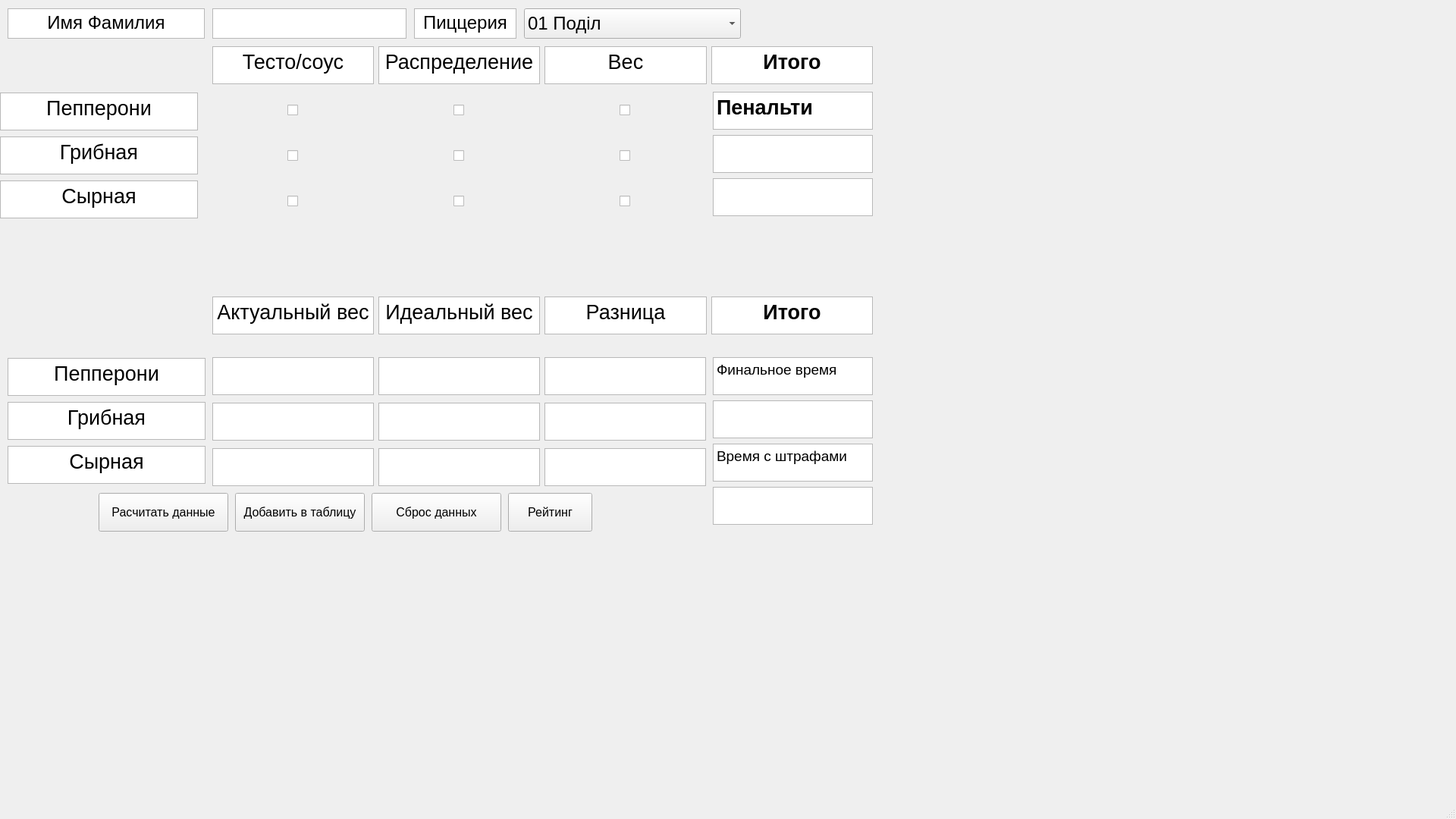
<?xml version="1.0" encoding="UTF-8"?>
<ui version="4.0">
 <class>MainWindow</class>
 <widget class="QMainWindow" name="MainWindow">
  <property name="geometry">
   <rect>
    <x>0</x>
    <y>0</y>
    <width>1920</width>
    <height>1080</height>
   </rect>
  </property>
  <property name="sizePolicy">
   <sizepolicy hsizetype="Maximum" vsizetype="Preferred">
    <horstretch>0</horstretch>
    <verstretch>0</verstretch>
   </sizepolicy>
  </property>
  <property name="minimumSize">
   <size>
    <width>250</width>
    <height>0</height>
   </size>
  </property>
  <property name="maximumSize">
   <size>
    <width>16777215</width>
    <height>16777215</height>
   </size>
  </property>
  <property name="windowTitle">
   <string>MainWindow</string>
  </property>
  <widget class="QWidget" name="centralwidget">
   <widget class="QWidget" name="horizontalLayoutWidget">
    <property name="geometry">
     <rect>
      <x>10</x>
      <y>10</y>
      <width>967</width>
      <height>42</height>
     </rect>
    </property>
    <layout class="QHBoxLayout" name="horizontalLayout">
     <property name="spacing">
      <number>10</number>
     </property>
     <property name="sizeConstraint">
      <enum>QLayout::SetMinimumSize</enum>
     </property>
     <item>
      <widget class="QTextBrowser" name="textNameSurname">
       <property name="sizePolicy">
        <sizepolicy hsizetype="Maximum" vsizetype="Maximum">
         <horstretch>0</horstretch>
         <verstretch>0</verstretch>
        </sizepolicy>
       </property>
       <property name="maximumSize">
        <size>
         <width>260</width>
         <height>40</height>
        </size>
       </property>
       <property name="baseSize">
        <size>
         <width>305</width>
         <height>200</height>
        </size>
       </property>
       <property name="html">
        <string>&lt;!DOCTYPE HTML PUBLIC &quot;-//W3C//DTD HTML 4.0//EN&quot; &quot;http://www.w3.org/TR/REC-html40/strict.dtd&quot;&gt;
&lt;html&gt;&lt;head&gt;&lt;meta name=&quot;qrichtext&quot; content=&quot;1&quot; /&gt;&lt;style type=&quot;text/css&quot;&gt;
p, li { white-space: pre-wrap; }
&lt;/style&gt;&lt;/head&gt;&lt;body style=&quot; font-family:'MS Shell Dlg 2'; font-size:8.25pt; font-weight:400; font-style:normal;&quot;&gt;
&lt;p align=&quot;center&quot; style=&quot; margin-top:0px; margin-bottom:0px; margin-left:0px; margin-right:0px; -qt-block-indent:0; text-indent:0px;&quot;&gt;&lt;span style=&quot; font-size:18pt;&quot;&gt;Имя Фамилия&lt;/span&gt;&lt;/p&gt;&lt;/body&gt;&lt;/html&gt;</string>
       </property>
      </widget>
     </item>
     <item>
      <widget class="QTextEdit" name="inputName">
       <property name="sizePolicy">
        <sizepolicy hsizetype="Maximum" vsizetype="Maximum">
         <horstretch>0</horstretch>
         <verstretch>0</verstretch>
        </sizepolicy>
       </property>
       <property name="maximumSize">
        <size>
         <width>16777215</width>
         <height>40</height>
        </size>
       </property>
       <property name="font">
        <font>
         <pointsize>18</pointsize>
        </font>
       </property>
       <property name="html">
        <string>&lt;!DOCTYPE HTML PUBLIC &quot;-//W3C//DTD HTML 4.0//EN&quot; &quot;http://www.w3.org/TR/REC-html40/strict.dtd&quot;&gt;
&lt;html&gt;&lt;head&gt;&lt;meta name=&quot;qrichtext&quot; content=&quot;1&quot; /&gt;&lt;style type=&quot;text/css&quot;&gt;
p, li { white-space: pre-wrap; }
&lt;/style&gt;&lt;/head&gt;&lt;body style=&quot; font-family:'MS Shell Dlg 2'; font-size:18pt; font-weight:400; font-style:normal;&quot;&gt;
&lt;p align=&quot;center&quot; style=&quot;-qt-paragraph-type:empty; margin-top:0px; margin-bottom:0px; margin-left:0px; margin-right:0px; -qt-block-indent:0; text-indent:0px; font-size:8.25pt;&quot;&gt;&lt;br /&gt;&lt;/p&gt;&lt;/body&gt;&lt;/html&gt;</string>
       </property>
      </widget>
     </item>
     <item>
      <widget class="QTextBrowser" name="textPizza">
       <property name="enabled">
        <bool>true</bool>
       </property>
       <property name="sizePolicy">
        <sizepolicy hsizetype="Maximum" vsizetype="Maximum">
         <horstretch>0</horstretch>
         <verstretch>0</verstretch>
        </sizepolicy>
       </property>
       <property name="maximumSize">
        <size>
         <width>135</width>
         <height>40</height>
        </size>
       </property>
       <property name="baseSize">
        <size>
         <width>75</width>
         <height>0</height>
        </size>
       </property>
       <property name="html">
        <string>&lt;!DOCTYPE HTML PUBLIC &quot;-//W3C//DTD HTML 4.0//EN&quot; &quot;http://www.w3.org/TR/REC-html40/strict.dtd&quot;&gt;
&lt;html&gt;&lt;head&gt;&lt;meta name=&quot;qrichtext&quot; content=&quot;1&quot; /&gt;&lt;style type=&quot;text/css&quot;&gt;
p, li { white-space: pre-wrap; }
&lt;/style&gt;&lt;/head&gt;&lt;body style=&quot; font-family:'MS Shell Dlg 2'; font-size:8.25pt; font-weight:400; font-style:normal;&quot;&gt;
&lt;p align=&quot;center&quot; style=&quot; margin-top:0px; margin-bottom:0px; margin-left:0px; margin-right:0px; -qt-block-indent:0; text-indent:0px;&quot;&gt;&lt;span style=&quot; font-size:18pt;&quot;&gt;Пиццерия&lt;/span&gt;&lt;/p&gt;&lt;/body&gt;&lt;/html&gt;</string>
       </property>
      </widget>
     </item>
     <item>
      <widget class="QComboBox" name="comboBoxPizza">
       <property name="enabled">
        <bool>true</bool>
       </property>
       <property name="sizePolicy">
        <sizepolicy hsizetype="Fixed" vsizetype="Fixed">
         <horstretch>0</horstretch>
         <verstretch>0</verstretch>
        </sizepolicy>
       </property>
       <property name="maximumSize">
        <size>
         <width>400</width>
         <height>40</height>
        </size>
       </property>
       <property name="font">
        <font>
         <pointsize>18</pointsize>
        </font>
       </property>
       <property name="locale">
        <locale language="Russian" country="Russia"/>
       </property>
       <property name="editable">
        <bool>false</bool>
       </property>
       <property name="currentText">
        <string>01 Поділ</string>
       </property>
       <property name="iconSize">
        <size>
         <width>24</width>
         <height>100</height>
        </size>
       </property>
       <item>
        <property name="text">
         <string>01 Поділ</string>
        </property>
       </item>
       <item>
        <property name="text">
         <string>02 Драгоманова</string>
        </property>
       </item>
       <item>
        <property name="text">
         <string>03 Героїв Сталінграду</string>
        </property>
       </item>
       <item>
        <property name="text">
         <string>04 Січових стільців</string>
        </property>
       </item>
       <item>
        <property name="text">
         <string>05 Харківське Шосе</string>
        </property>
       </item>
       <item>
        <property name="text">
         <string>07 Дарниця</string>
        </property>
       </item>
       <item>
        <property name="text">
         <string>08 Оболонський</string>
        </property>
       </item>
       <item>
        <property name="text">
         <string>09 Мишуги</string>
        </property>
       </item>
       <item>
        <property name="text">
         <string>10 Лівобережна</string>
        </property>
       </item>
       <item>
        <property name="text">
         <string>11 Басейна</string>
        </property>
       </item>
       <item>
        <property name="text">
         <string>12 Маяковського</string>
        </property>
       </item>
       <item>
        <property name="text">
         <string>13 Почайна</string>
        </property>
       </item>
       <item>
        <property name="text">
         <string>14 Бальзака</string>
        </property>
       </item>
       <item>
        <property name="text">
         <string>15 Лобановського</string>
        </property>
       </item>
       <item>
        <property name="text">
         <string>16 Гната Юри</string>
        </property>
       </item>
       <item>
        <property name="text">
         <string>17 Бойчука</string>
        </property>
       </item>
       <item>
        <property name="text">
         <string>18 Кірпи</string>
        </property>
       </item>
       <item>
        <property name="text">
         <string>19 Васильківська</string>
        </property>
       </item>
       <item>
        <property name="text">
         <string>20 Вишгородська</string>
        </property>
       </item>
       <item>
        <property name="text">
         <string>21 Святошино</string>
        </property>
       </item>
       <item>
        <property name="text">
         <string>22 Перова</string>
        </property>
       </item>
       <item>
        <property name="text">
         <string>23 Борщагівська</string>
        </property>
       </item>
       <item>
        <property name="text">
         <string>24 Ільєнка</string>
        </property>
       </item>
       <item>
        <property name="text">
         <string>25 Ахматової</string>
        </property>
       </item>
       <item>
        <property name="text">
         <string>26 Вільямса</string>
        </property>
       </item>
       <item>
        <property name="text">
         <string>27 Єфремова</string>
        </property>
       </item>
       <item>
        <property name="text">
         <string>28 Терещенківська</string>
        </property>
       </item>
       <item>
        <property name="text">
         <string>29 Гусовського</string>
        </property>
       </item>
       <item>
        <property name="text">
         <string>30 Світлицького</string>
        </property>
       </item>
       <item>
        <property name="text">
         <string>31 Сосніних</string>
        </property>
       </item>
       <item>
        <property name="text">
         <string>32 Антоновича</string>
        </property>
       </item>
       <item>
        <property name="text">
         <string>33 Щербаківського</string>
        </property>
       </item>
       <item>
        <property name="text">
         <string>34 ВДНГ</string>
        </property>
       </item>
       <item>
        <property name="text">
         <string>35 Відрадний</string>
        </property>
       </item>
       <item>
        <property name="text">
         <string>36 Алматинська</string>
        </property>
       </item>
       <item>
        <property name="text">
         <string>37 Солом'янська</string>
        </property>
       </item>
       <item>
        <property name="text">
         <string>38 Науки</string>
        </property>
       </item>
       <item>
        <property name="text">
         <string>39 Гончара</string>
        </property>
       </item>
       <item>
        <property name="text">
         <string>40 Полярна</string>
        </property>
       </item>
       <item>
        <property name="text">
         <string>41 Дорогожицька</string>
        </property>
       </item>
       <item>
        <property name="text">
         <string>42 Мілютенка</string>
        </property>
       </item>
       <item>
        <property name="text">
         <string>43 Порика</string>
        </property>
       </item>
       <item>
        <property name="text">
         <string>44 КПІ</string>
        </property>
       </item>
       <item>
        <property name="text">
         <string>45 Республіка</string>
        </property>
       </item>
      </widget>
     </item>
    </layout>
   </widget>
   <widget class="QWidget" name="horizontalLayoutWidget_2">
    <property name="geometry">
     <rect>
      <x>280</x>
      <y>60</y>
      <width>871</width>
      <height>52</height>
     </rect>
    </property>
    <layout class="QHBoxLayout" name="horizontalLayout_2">
     <property name="sizeConstraint">
      <enum>QLayout::SetNoConstraint</enum>
     </property>
     <item>
      <widget class="QTextBrowser" name="textDoughAndSauce">
       <property name="sizePolicy">
        <sizepolicy hsizetype="Maximum" vsizetype="Maximum">
         <horstretch>0</horstretch>
         <verstretch>0</verstretch>
        </sizepolicy>
       </property>
       <property name="maximumSize">
        <size>
         <width>16777215</width>
         <height>50</height>
        </size>
       </property>
       <property name="html">
        <string>&lt;!DOCTYPE HTML PUBLIC &quot;-//W3C//DTD HTML 4.0//EN&quot; &quot;http://www.w3.org/TR/REC-html40/strict.dtd&quot;&gt;
&lt;html&gt;&lt;head&gt;&lt;meta name=&quot;qrichtext&quot; content=&quot;1&quot; /&gt;&lt;style type=&quot;text/css&quot;&gt;
p, li { white-space: pre-wrap; }
&lt;/style&gt;&lt;/head&gt;&lt;body style=&quot; font-family:'MS Shell Dlg 2'; font-size:8.25pt; font-weight:400; font-style:normal;&quot;&gt;
&lt;p align=&quot;center&quot; style=&quot; margin-top:0px; margin-bottom:0px; margin-left:0px; margin-right:0px; -qt-block-indent:0; text-indent:0px;&quot;&gt;&lt;span style=&quot; font-size:20pt;&quot;&gt;Тесто/соус&lt;/span&gt;&lt;/p&gt;&lt;/body&gt;&lt;/html&gt;</string>
       </property>
      </widget>
     </item>
     <item>
      <widget class="QTextBrowser" name="textDistribution">
       <property name="sizePolicy">
        <sizepolicy hsizetype="Expanding" vsizetype="Maximum">
         <horstretch>0</horstretch>
         <verstretch>0</verstretch>
        </sizepolicy>
       </property>
       <property name="maximumSize">
        <size>
         <width>16777215</width>
         <height>50</height>
        </size>
       </property>
       <property name="html">
        <string>&lt;!DOCTYPE HTML PUBLIC &quot;-//W3C//DTD HTML 4.0//EN&quot; &quot;http://www.w3.org/TR/REC-html40/strict.dtd&quot;&gt;
&lt;html&gt;&lt;head&gt;&lt;meta name=&quot;qrichtext&quot; content=&quot;1&quot; /&gt;&lt;style type=&quot;text/css&quot;&gt;
p, li { white-space: pre-wrap; }
&lt;/style&gt;&lt;/head&gt;&lt;body style=&quot; font-family:'MS Shell Dlg 2'; font-size:8.25pt; font-weight:400; font-style:normal;&quot;&gt;
&lt;p align=&quot;center&quot; style=&quot; margin-top:0px; margin-bottom:0px; margin-left:0px; margin-right:0px; -qt-block-indent:0; text-indent:0px;&quot;&gt;&lt;span style=&quot; font-size:20pt;&quot;&gt;Распределение&lt;/span&gt;&lt;/p&gt;&lt;/body&gt;&lt;/html&gt;</string>
       </property>
      </widget>
     </item>
     <item>
      <widget class="QTextBrowser" name="textWeight">
       <property name="sizePolicy">
        <sizepolicy hsizetype="Expanding" vsizetype="Maximum">
         <horstretch>0</horstretch>
         <verstretch>0</verstretch>
        </sizepolicy>
       </property>
       <property name="maximumSize">
        <size>
         <width>16777215</width>
         <height>50</height>
        </size>
       </property>
       <property name="html">
        <string>&lt;!DOCTYPE HTML PUBLIC &quot;-//W3C//DTD HTML 4.0//EN&quot; &quot;http://www.w3.org/TR/REC-html40/strict.dtd&quot;&gt;
&lt;html&gt;&lt;head&gt;&lt;meta name=&quot;qrichtext&quot; content=&quot;1&quot; /&gt;&lt;style type=&quot;text/css&quot;&gt;
p, li { white-space: pre-wrap; }
&lt;/style&gt;&lt;/head&gt;&lt;body style=&quot; font-family:'MS Shell Dlg 2'; font-size:8.25pt; font-weight:400; font-style:normal;&quot;&gt;
&lt;p align=&quot;center&quot; style=&quot; margin-top:0px; margin-bottom:0px; margin-left:0px; margin-right:0px; -qt-block-indent:0; text-indent:0px;&quot;&gt;&lt;span style=&quot; font-size:20pt;&quot;&gt;Вес&lt;/span&gt;&lt;/p&gt;&lt;/body&gt;&lt;/html&gt;</string>
       </property>
      </widget>
     </item>
     <item>
      <widget class="QTextBrowser" name="textTotal">
       <property name="sizePolicy">
        <sizepolicy hsizetype="Expanding" vsizetype="Maximum">
         <horstretch>0</horstretch>
         <verstretch>0</verstretch>
        </sizepolicy>
       </property>
       <property name="maximumSize">
        <size>
         <width>16777215</width>
         <height>50</height>
        </size>
       </property>
       <property name="html">
        <string>&lt;!DOCTYPE HTML PUBLIC &quot;-//W3C//DTD HTML 4.0//EN&quot; &quot;http://www.w3.org/TR/REC-html40/strict.dtd&quot;&gt;
&lt;html&gt;&lt;head&gt;&lt;meta name=&quot;qrichtext&quot; content=&quot;1&quot; /&gt;&lt;style type=&quot;text/css&quot;&gt;
p, li { white-space: pre-wrap; }
&lt;/style&gt;&lt;/head&gt;&lt;body style=&quot; font-family:'MS Shell Dlg 2'; font-size:8.25pt; font-weight:400; font-style:normal;&quot;&gt;
&lt;p align=&quot;center&quot; style=&quot; margin-top:0px; margin-bottom:0px; margin-left:0px; margin-right:0px; -qt-block-indent:0; text-indent:0px;&quot;&gt;&lt;span style=&quot; font-size:20pt; font-weight:600;&quot;&gt;Итого&lt;/span&gt;&lt;/p&gt;&lt;/body&gt;&lt;/html&gt;</string>
       </property>
      </widget>
     </item>
    </layout>
   </widget>
   <widget class="QWidget" name="verticalLayoutWidget">
    <property name="geometry">
     <rect>
      <x>0</x>
      <y>120</y>
      <width>261</width>
      <height>171</height>
     </rect>
    </property>
    <layout class="QVBoxLayout" name="verticalLayout">
     <item>
      <widget class="QTextBrowser" name="textBrowser_8">
       <property name="sizePolicy">
        <sizepolicy hsizetype="Expanding" vsizetype="Maximum">
         <horstretch>0</horstretch>
         <verstretch>0</verstretch>
        </sizepolicy>
       </property>
       <property name="maximumSize">
        <size>
         <width>16777215</width>
         <height>50</height>
        </size>
       </property>
       <property name="markdown">
        <string>Пепперони

</string>
       </property>
       <property name="html">
        <string>&lt;!DOCTYPE HTML PUBLIC &quot;-//W3C//DTD HTML 4.0//EN&quot; &quot;http://www.w3.org/TR/REC-html40/strict.dtd&quot;&gt;
&lt;html&gt;&lt;head&gt;&lt;meta name=&quot;qrichtext&quot; content=&quot;1&quot; /&gt;&lt;style type=&quot;text/css&quot;&gt;
p, li { white-space: pre-wrap; }
&lt;/style&gt;&lt;/head&gt;&lt;body style=&quot; font-family:'MS Shell Dlg 2'; font-size:8.25pt; font-weight:400; font-style:normal;&quot;&gt;
&lt;p align=&quot;center&quot; style=&quot; margin-top:5px; margin-bottom:5px; margin-left:0px; margin-right:0px; -qt-block-indent:0; text-indent:0px;&quot;&gt;&lt;span style=&quot; font-size:20pt;&quot;&gt;Пепперони&lt;/span&gt;&lt;/p&gt;&lt;/body&gt;&lt;/html&gt;</string>
       </property>
      </widget>
     </item>
     <item>
      <widget class="QTextBrowser" name="textBrowser_7">
       <property name="maximumSize">
        <size>
         <width>16777215</width>
         <height>50</height>
        </size>
       </property>
       <property name="markdown">
        <string>Грибная

</string>
       </property>
       <property name="html">
        <string>&lt;!DOCTYPE HTML PUBLIC &quot;-//W3C//DTD HTML 4.0//EN&quot; &quot;http://www.w3.org/TR/REC-html40/strict.dtd&quot;&gt;
&lt;html&gt;&lt;head&gt;&lt;meta name=&quot;qrichtext&quot; content=&quot;1&quot; /&gt;&lt;style type=&quot;text/css&quot;&gt;
p, li { white-space: pre-wrap; }
&lt;/style&gt;&lt;/head&gt;&lt;body style=&quot; font-family:'MS Shell Dlg 2'; font-size:8.25pt; font-weight:400; font-style:normal;&quot;&gt;
&lt;p align=&quot;center&quot; style=&quot; margin-top:5px; margin-bottom:5px; margin-left:0px; margin-right:0px; -qt-block-indent:0; text-indent:0px;&quot;&gt;&lt;span style=&quot; font-size:20pt;&quot;&gt;Грибная&lt;/span&gt;&lt;/p&gt;&lt;/body&gt;&lt;/html&gt;</string>
       </property>
      </widget>
     </item>
     <item>
      <widget class="QTextBrowser" name="textBrowser_9">
       <property name="maximumSize">
        <size>
         <width>16777215</width>
         <height>50</height>
        </size>
       </property>
       <property name="markdown">
        <string>Сырная

</string>
       </property>
       <property name="html">
        <string>&lt;!DOCTYPE HTML PUBLIC &quot;-//W3C//DTD HTML 4.0//EN&quot; &quot;http://www.w3.org/TR/REC-html40/strict.dtd&quot;&gt;
&lt;html&gt;&lt;head&gt;&lt;meta name=&quot;qrichtext&quot; content=&quot;1&quot; /&gt;&lt;style type=&quot;text/css&quot;&gt;
p, li { white-space: pre-wrap; }
&lt;/style&gt;&lt;/head&gt;&lt;body style=&quot; font-family:'MS Shell Dlg 2'; font-size:8.25pt; font-weight:400; font-style:normal;&quot;&gt;
&lt;p align=&quot;center&quot; style=&quot; margin-top:5px; margin-bottom:5px; margin-left:0px; margin-right:0px; -qt-block-indent:0; text-indent:0px;&quot;&gt;&lt;span style=&quot; font-size:20pt;&quot;&gt;Сырная&lt;/span&gt;&lt;/p&gt;&lt;/body&gt;&lt;/html&gt;</string>
       </property>
      </widget>
     </item>
    </layout>
   </widget>
   <widget class="QWidget" name="horizontalLayoutWidget_3">
    <property name="geometry">
     <rect>
      <x>280</x>
      <y>120</y>
      <width>651</width>
      <height>51</height>
     </rect>
    </property>
    <layout class="QHBoxLayout" name="horizontalLayout_3">
     <item>
      <layout class="QHBoxLayout" name="horizontalLayout_5">
       <item alignment="Qt::AlignHCenter">
        <widget class="QCheckBox" name="checkBoxPapperoniDoughAndSauce">
         <property name="enabled">
          <bool>true</bool>
         </property>
         <property name="text">
          <string/>
         </property>
        </widget>
       </item>
      </layout>
     </item>
     <item>
      <layout class="QHBoxLayout" name="horizontalLayout_6">
       <item alignment="Qt::AlignHCenter">
        <widget class="QCheckBox" name="checkBoxPapperoniDistribution">
         <property name="text">
          <string/>
         </property>
        </widget>
       </item>
      </layout>
     </item>
     <item>
      <layout class="QHBoxLayout" name="horizontalLayout_7">
       <item alignment="Qt::AlignHCenter">
        <widget class="QCheckBox" name="checkBoxPapperoniWeight">
         <property name="text">
          <string/>
         </property>
        </widget>
       </item>
      </layout>
     </item>
    </layout>
   </widget>
   <widget class="QWidget" name="horizontalLayoutWidget_7">
    <property name="geometry">
     <rect>
      <x>280</x>
      <y>180</y>
      <width>651</width>
      <height>51</height>
     </rect>
    </property>
    <layout class="QHBoxLayout" name="horizontalLayout_8">
     <item>
      <layout class="QHBoxLayout" name="horizontalLayout_9">
       <item alignment="Qt::AlignHCenter">
        <widget class="QCheckBox" name="checkBoxMushroomDoughAndSauce">
         <property name="text">
          <string/>
         </property>
        </widget>
       </item>
      </layout>
     </item>
     <item>
      <layout class="QHBoxLayout" name="horizontalLayout_10">
       <item alignment="Qt::AlignHCenter">
        <widget class="QCheckBox" name="checkBoxMushroomDistribution">
         <property name="text">
          <string/>
         </property>
        </widget>
       </item>
      </layout>
     </item>
     <item>
      <layout class="QHBoxLayout" name="horizontalLayout_11">
       <item alignment="Qt::AlignHCenter">
        <widget class="QCheckBox" name="checkBoxMushroomWeight">
         <property name="text">
          <string/>
         </property>
        </widget>
       </item>
      </layout>
     </item>
    </layout>
   </widget>
   <widget class="QWidget" name="horizontalLayoutWidget_8">
    <property name="geometry">
     <rect>
      <x>280</x>
      <y>240</y>
      <width>651</width>
      <height>51</height>
     </rect>
    </property>
    <layout class="QHBoxLayout" name="horizontalLayout_12">
     <item>
      <layout class="QHBoxLayout" name="horizontalLayout_13">
       <item alignment="Qt::AlignHCenter">
        <widget class="QCheckBox" name="checkBoxCheeseDoughAndSauce">
         <property name="text">
          <string/>
         </property>
        </widget>
       </item>
      </layout>
     </item>
     <item>
      <layout class="QHBoxLayout" name="horizontalLayout_14">
       <item alignment="Qt::AlignHCenter">
        <widget class="QCheckBox" name="checkBoxCheeseDistribution">
         <property name="text">
          <string/>
         </property>
        </widget>
       </item>
      </layout>
     </item>
     <item>
      <layout class="QHBoxLayout" name="horizontalLayout_15">
       <item alignment="Qt::AlignHCenter">
        <widget class="QCheckBox" name="checkBoxCheeseWeight">
         <property name="text">
          <string/>
         </property>
        </widget>
       </item>
      </layout>
     </item>
    </layout>
   </widget>
   <widget class="QWidget" name="verticalLayoutWidget_2">
    <property name="geometry">
     <rect>
      <x>940</x>
      <y>120</y>
      <width>211</width>
      <height>166</height>
     </rect>
    </property>
    <layout class="QVBoxLayout" name="verticalLayout_2">
     <item>
      <widget class="QTextBrowser" name="textBrowser_10">
       <property name="sizePolicy">
        <sizepolicy hsizetype="Expanding" vsizetype="Maximum">
         <horstretch>0</horstretch>
         <verstretch>0</verstretch>
        </sizepolicy>
       </property>
       <property name="maximumSize">
        <size>
         <width>16777215</width>
         <height>50</height>
        </size>
       </property>
       <property name="html">
        <string>&lt;!DOCTYPE HTML PUBLIC &quot;-//W3C//DTD HTML 4.0//EN&quot; &quot;http://www.w3.org/TR/REC-html40/strict.dtd&quot;&gt;
&lt;html&gt;&lt;head&gt;&lt;meta name=&quot;qrichtext&quot; content=&quot;1&quot; /&gt;&lt;style type=&quot;text/css&quot;&gt;
p, li { white-space: pre-wrap; }
&lt;/style&gt;&lt;/head&gt;&lt;body style=&quot; font-family:'MS Shell Dlg 2'; font-size:8.25pt; font-weight:400; font-style:normal;&quot;&gt;
&lt;p style=&quot; margin-top:0px; margin-bottom:0px; margin-left:0px; margin-right:0px; -qt-block-indent:0; text-indent:0px;&quot;&gt;&lt;span style=&quot; font-size:20pt; font-weight:600;&quot;&gt;Пенальти&lt;/span&gt;&lt;/p&gt;&lt;/body&gt;&lt;/html&gt;</string>
       </property>
      </widget>
     </item>
     <item>
      <widget class="QTextBrowser" name="textPenalty">
       <property name="maximumSize">
        <size>
         <width>16777215</width>
         <height>50</height>
        </size>
       </property>
       <property name="font">
        <font>
         <pointsize>18</pointsize>
        </font>
       </property>
       <property name="html">
        <string>&lt;!DOCTYPE HTML PUBLIC &quot;-//W3C//DTD HTML 4.0//EN&quot; &quot;http://www.w3.org/TR/REC-html40/strict.dtd&quot;&gt;
&lt;html&gt;&lt;head&gt;&lt;meta name=&quot;qrichtext&quot; content=&quot;1&quot; /&gt;&lt;style type=&quot;text/css&quot;&gt;
p, li { white-space: pre-wrap; }
&lt;/style&gt;&lt;/head&gt;&lt;body style=&quot; font-family:'MS Shell Dlg 2'; font-size:18pt; font-weight:400; font-style:normal;&quot;&gt;
&lt;p style=&quot;-qt-paragraph-type:empty; margin-top:0px; margin-bottom:0px; margin-left:0px; margin-right:0px; -qt-block-indent:0; text-indent:0px;&quot;&gt;&lt;br /&gt;&lt;/p&gt;&lt;/body&gt;&lt;/html&gt;</string>
       </property>
      </widget>
     </item>
     <item>
      <widget class="QTextBrowser" name="textPenaltyTime">
       <property name="sizePolicy">
        <sizepolicy hsizetype="Expanding" vsizetype="Maximum">
         <horstretch>0</horstretch>
         <verstretch>0</verstretch>
        </sizepolicy>
       </property>
       <property name="maximumSize">
        <size>
         <width>16777215</width>
         <height>50</height>
        </size>
       </property>
       <property name="font">
        <font>
         <pointsize>18</pointsize>
        </font>
       </property>
       <property name="html">
        <string>&lt;!DOCTYPE HTML PUBLIC &quot;-//W3C//DTD HTML 4.0//EN&quot; &quot;http://www.w3.org/TR/REC-html40/strict.dtd&quot;&gt;
&lt;html&gt;&lt;head&gt;&lt;meta name=&quot;qrichtext&quot; content=&quot;1&quot; /&gt;&lt;style type=&quot;text/css&quot;&gt;
p, li { white-space: pre-wrap; }
&lt;/style&gt;&lt;/head&gt;&lt;body style=&quot; font-family:'MS Shell Dlg 2'; font-size:18pt; font-weight:400; font-style:normal;&quot;&gt;
&lt;p style=&quot;-qt-paragraph-type:empty; margin-top:0px; margin-bottom:0px; margin-left:0px; margin-right:0px; -qt-block-indent:0; text-indent:0px;&quot;&gt;&lt;br /&gt;&lt;/p&gt;&lt;/body&gt;&lt;/html&gt;</string>
       </property>
      </widget>
     </item>
    </layout>
   </widget>
   <widget class="QWidget" name="verticalLayoutWidget_3">
    <property name="geometry">
     <rect>
      <x>10</x>
      <y>470</y>
      <width>261</width>
      <height>171</height>
     </rect>
    </property>
    <layout class="QVBoxLayout" name="verticalLayout_3">
     <item>
      <widget class="QTextBrowser" name="textBrowser_14">
       <property name="sizePolicy">
        <sizepolicy hsizetype="Expanding" vsizetype="Maximum">
         <horstretch>0</horstretch>
         <verstretch>0</verstretch>
        </sizepolicy>
       </property>
       <property name="maximumSize">
        <size>
         <width>16777215</width>
         <height>50</height>
        </size>
       </property>
       <property name="markdown">
        <string>Пепперони

</string>
       </property>
       <property name="html">
        <string>&lt;!DOCTYPE HTML PUBLIC &quot;-//W3C//DTD HTML 4.0//EN&quot; &quot;http://www.w3.org/TR/REC-html40/strict.dtd&quot;&gt;
&lt;html&gt;&lt;head&gt;&lt;meta name=&quot;qrichtext&quot; content=&quot;1&quot; /&gt;&lt;style type=&quot;text/css&quot;&gt;
p, li { white-space: pre-wrap; }
&lt;/style&gt;&lt;/head&gt;&lt;body style=&quot; font-family:'MS Shell Dlg 2'; font-size:8.25pt; font-weight:400; font-style:normal;&quot;&gt;
&lt;p align=&quot;center&quot; style=&quot; margin-top:5px; margin-bottom:5px; margin-left:0px; margin-right:0px; -qt-block-indent:0; text-indent:0px;&quot;&gt;&lt;span style=&quot; font-size:20pt;&quot;&gt;Пепперони&lt;/span&gt;&lt;/p&gt;&lt;/body&gt;&lt;/html&gt;</string>
       </property>
      </widget>
     </item>
     <item>
      <widget class="QTextBrowser" name="textBrowser_15">
       <property name="maximumSize">
        <size>
         <width>16777215</width>
         <height>50</height>
        </size>
       </property>
       <property name="markdown">
        <string>Грибная

</string>
       </property>
       <property name="html">
        <string>&lt;!DOCTYPE HTML PUBLIC &quot;-//W3C//DTD HTML 4.0//EN&quot; &quot;http://www.w3.org/TR/REC-html40/strict.dtd&quot;&gt;
&lt;html&gt;&lt;head&gt;&lt;meta name=&quot;qrichtext&quot; content=&quot;1&quot; /&gt;&lt;style type=&quot;text/css&quot;&gt;
p, li { white-space: pre-wrap; }
&lt;/style&gt;&lt;/head&gt;&lt;body style=&quot; font-family:'MS Shell Dlg 2'; font-size:8.25pt; font-weight:400; font-style:normal;&quot;&gt;
&lt;p align=&quot;center&quot; style=&quot; margin-top:5px; margin-bottom:5px; margin-left:0px; margin-right:0px; -qt-block-indent:0; text-indent:0px;&quot;&gt;&lt;span style=&quot; font-size:20pt;&quot;&gt;Грибная&lt;/span&gt;&lt;/p&gt;&lt;/body&gt;&lt;/html&gt;</string>
       </property>
      </widget>
     </item>
     <item>
      <widget class="QTextBrowser" name="textBrowser_16">
       <property name="maximumSize">
        <size>
         <width>16777215</width>
         <height>50</height>
        </size>
       </property>
       <property name="markdown">
        <string>Сырная

</string>
       </property>
       <property name="html">
        <string>&lt;!DOCTYPE HTML PUBLIC &quot;-//W3C//DTD HTML 4.0//EN&quot; &quot;http://www.w3.org/TR/REC-html40/strict.dtd&quot;&gt;
&lt;html&gt;&lt;head&gt;&lt;meta name=&quot;qrichtext&quot; content=&quot;1&quot; /&gt;&lt;style type=&quot;text/css&quot;&gt;
p, li { white-space: pre-wrap; }
&lt;/style&gt;&lt;/head&gt;&lt;body style=&quot; font-family:'MS Shell Dlg 2'; font-size:8.25pt; font-weight:400; font-style:normal;&quot;&gt;
&lt;p align=&quot;center&quot; style=&quot; margin-top:5px; margin-bottom:5px; margin-left:0px; margin-right:0px; -qt-block-indent:0; text-indent:0px;&quot;&gt;&lt;span style=&quot; font-size:20pt;&quot;&gt;Сырная&lt;/span&gt;&lt;/p&gt;&lt;/body&gt;&lt;/html&gt;</string>
       </property>
      </widget>
     </item>
    </layout>
   </widget>
   <widget class="QWidget" name="horizontalLayoutWidget_9">
    <property name="geometry">
     <rect>
      <x>280</x>
      <y>390</y>
      <width>871</width>
      <height>52</height>
     </rect>
    </property>
    <layout class="QHBoxLayout" name="horizontalLayout_16">
     <property name="sizeConstraint">
      <enum>QLayout::SetNoConstraint</enum>
     </property>
     <item>
      <widget class="QTextBrowser" name="textBrowser_17">
       <property name="maximumSize">
        <size>
         <width>16777215</width>
         <height>50</height>
        </size>
       </property>
       <property name="html">
        <string>&lt;!DOCTYPE HTML PUBLIC &quot;-//W3C//DTD HTML 4.0//EN&quot; &quot;http://www.w3.org/TR/REC-html40/strict.dtd&quot;&gt;
&lt;html&gt;&lt;head&gt;&lt;meta name=&quot;qrichtext&quot; content=&quot;1&quot; /&gt;&lt;style type=&quot;text/css&quot;&gt;
p, li { white-space: pre-wrap; }
&lt;/style&gt;&lt;/head&gt;&lt;body style=&quot; font-family:'MS Shell Dlg 2'; font-size:8.25pt; font-weight:400; font-style:normal;&quot;&gt;
&lt;p align=&quot;center&quot; style=&quot; margin-top:0px; margin-bottom:0px; margin-left:0px; margin-right:0px; -qt-block-indent:0; text-indent:0px;&quot;&gt;&lt;span style=&quot; font-size:20pt;&quot;&gt;Актуальный вес&lt;/span&gt;&lt;/p&gt;&lt;/body&gt;&lt;/html&gt;</string>
       </property>
      </widget>
     </item>
     <item>
      <widget class="QTextBrowser" name="textBrowser_18">
       <property name="maximumSize">
        <size>
         <width>16777215</width>
         <height>50</height>
        </size>
       </property>
       <property name="html">
        <string>&lt;!DOCTYPE HTML PUBLIC &quot;-//W3C//DTD HTML 4.0//EN&quot; &quot;http://www.w3.org/TR/REC-html40/strict.dtd&quot;&gt;
&lt;html&gt;&lt;head&gt;&lt;meta name=&quot;qrichtext&quot; content=&quot;1&quot; /&gt;&lt;style type=&quot;text/css&quot;&gt;
p, li { white-space: pre-wrap; }
&lt;/style&gt;&lt;/head&gt;&lt;body style=&quot; font-family:'MS Shell Dlg 2'; font-size:8.25pt; font-weight:400; font-style:normal;&quot;&gt;
&lt;p align=&quot;center&quot; style=&quot; margin-top:0px; margin-bottom:0px; margin-left:0px; margin-right:0px; -qt-block-indent:0; text-indent:0px;&quot;&gt;&lt;span style=&quot; font-size:20pt;&quot;&gt;Идеальный вес&lt;/span&gt;&lt;/p&gt;&lt;/body&gt;&lt;/html&gt;</string>
       </property>
      </widget>
     </item>
     <item>
      <widget class="QTextBrowser" name="textBrowser_19">
       <property name="maximumSize">
        <size>
         <width>16777215</width>
         <height>50</height>
        </size>
       </property>
       <property name="html">
        <string>&lt;!DOCTYPE HTML PUBLIC &quot;-//W3C//DTD HTML 4.0//EN&quot; &quot;http://www.w3.org/TR/REC-html40/strict.dtd&quot;&gt;
&lt;html&gt;&lt;head&gt;&lt;meta name=&quot;qrichtext&quot; content=&quot;1&quot; /&gt;&lt;style type=&quot;text/css&quot;&gt;
p, li { white-space: pre-wrap; }
&lt;/style&gt;&lt;/head&gt;&lt;body style=&quot; font-family:'MS Shell Dlg 2'; font-size:8.25pt; font-weight:400; font-style:normal;&quot;&gt;
&lt;p align=&quot;center&quot; style=&quot; margin-top:0px; margin-bottom:0px; margin-left:0px; margin-right:0px; -qt-block-indent:0; text-indent:0px;&quot;&gt;&lt;span style=&quot; font-size:20pt;&quot;&gt;Разница&lt;/span&gt;&lt;/p&gt;&lt;/body&gt;&lt;/html&gt;</string>
       </property>
      </widget>
     </item>
     <item>
      <widget class="QTextBrowser" name="textBrowser_20">
       <property name="maximumSize">
        <size>
         <width>16777215</width>
         <height>50</height>
        </size>
       </property>
       <property name="html">
        <string>&lt;!DOCTYPE HTML PUBLIC &quot;-//W3C//DTD HTML 4.0//EN&quot; &quot;http://www.w3.org/TR/REC-html40/strict.dtd&quot;&gt;
&lt;html&gt;&lt;head&gt;&lt;meta name=&quot;qrichtext&quot; content=&quot;1&quot; /&gt;&lt;style type=&quot;text/css&quot;&gt;
p, li { white-space: pre-wrap; }
&lt;/style&gt;&lt;/head&gt;&lt;body style=&quot; font-family:'MS Shell Dlg 2'; font-size:8.25pt; font-weight:400; font-style:normal;&quot;&gt;
&lt;p align=&quot;center&quot; style=&quot; margin-top:0px; margin-bottom:0px; margin-left:0px; margin-right:0px; -qt-block-indent:0; text-indent:0px;&quot;&gt;&lt;span style=&quot; font-size:20pt; font-weight:600;&quot;&gt;Итого&lt;/span&gt;&lt;/p&gt;&lt;/body&gt;&lt;/html&gt;</string>
       </property>
      </widget>
     </item>
    </layout>
   </widget>
   <widget class="QWidget" name="horizontalLayoutWidget_10">
    <property name="geometry">
     <rect>
      <x>280</x>
      <y>470</y>
      <width>651</width>
      <height>52</height>
     </rect>
    </property>
    <layout class="QHBoxLayout" name="horizontalLayout_17">
     <item>
      <widget class="QTextEdit" name="papperoniWeight">
       <property name="maximumSize">
        <size>
         <width>16777215</width>
         <height>50</height>
        </size>
       </property>
      </widget>
     </item>
     <item>
      <widget class="QTextEdit" name="idealPapperoniWeight">
       <property name="sizePolicy">
        <sizepolicy hsizetype="Expanding" vsizetype="Maximum">
         <horstretch>0</horstretch>
         <verstretch>0</verstretch>
        </sizepolicy>
       </property>
       <property name="maximumSize">
        <size>
         <width>16777215</width>
         <height>50</height>
        </size>
       </property>
      </widget>
     </item>
     <item>
      <widget class="QTextEdit" name="differencePapperoni">
       <property name="sizePolicy">
        <sizepolicy hsizetype="Expanding" vsizetype="Maximum">
         <horstretch>0</horstretch>
         <verstretch>0</verstretch>
        </sizepolicy>
       </property>
       <property name="maximumSize">
        <size>
         <width>16777215</width>
         <height>50</height>
        </size>
       </property>
      </widget>
     </item>
    </layout>
   </widget>
   <widget class="QWidget" name="horizontalLayoutWidget_11">
    <property name="geometry">
     <rect>
      <x>280</x>
      <y>530</y>
      <width>651</width>
      <height>52</height>
     </rect>
    </property>
    <layout class="QHBoxLayout" name="horizontalLayout_18">
     <item>
      <widget class="QTextEdit" name="mushroomWeight">
       <property name="sizePolicy">
        <sizepolicy hsizetype="Expanding" vsizetype="Maximum">
         <horstretch>0</horstretch>
         <verstretch>0</verstretch>
        </sizepolicy>
       </property>
       <property name="maximumSize">
        <size>
         <width>16777215</width>
         <height>50</height>
        </size>
       </property>
      </widget>
     </item>
     <item>
      <widget class="QTextEdit" name="idealMushroomWeight">
       <property name="maximumSize">
        <size>
         <width>16777215</width>
         <height>50</height>
        </size>
       </property>
      </widget>
     </item>
     <item>
      <widget class="QTextEdit" name="differenceMushroom">
       <property name="maximumSize">
        <size>
         <width>16777215</width>
         <height>50</height>
        </size>
       </property>
      </widget>
     </item>
    </layout>
   </widget>
   <widget class="QWidget" name="horizontalLayoutWidget_12">
    <property name="geometry">
     <rect>
      <x>280</x>
      <y>590</y>
      <width>651</width>
      <height>52</height>
     </rect>
    </property>
    <layout class="QHBoxLayout" name="horizontalLayout_19">
     <item>
      <widget class="QTextEdit" name="cheeseWeight">
       <property name="maximumSize">
        <size>
         <width>16777215</width>
         <height>50</height>
        </size>
       </property>
      </widget>
     </item>
     <item>
      <widget class="QTextEdit" name="idealCheeseWeight">
       <property name="maximumSize">
        <size>
         <width>16777215</width>
         <height>50</height>
        </size>
       </property>
      </widget>
     </item>
     <item>
      <widget class="QTextEdit" name="differenceCheese">
       <property name="maximumSize">
        <size>
         <width>16777215</width>
         <height>50</height>
        </size>
       </property>
      </widget>
     </item>
    </layout>
   </widget>
   <widget class="QPushButton" name="pushButton">
    <property name="geometry">
     <rect>
      <x>310</x>
      <y>650</y>
      <width>171</width>
      <height>51</height>
     </rect>
    </property>
    <property name="font">
     <font>
      <pointsize>12</pointsize>
     </font>
    </property>
    <property name="text">
     <string>Добавить в таблицу</string>
    </property>
   </widget>
   <widget class="QPushButton" name="pushButton_2">
    <property name="geometry">
     <rect>
      <x>130</x>
      <y>650</y>
      <width>171</width>
      <height>51</height>
     </rect>
    </property>
    <property name="font">
     <font>
      <pointsize>12</pointsize>
     </font>
    </property>
    <property name="text">
     <string>Расчитать данные</string>
    </property>
   </widget>
   <widget class="QWidget" name="verticalLayoutWidget_4">
    <property name="geometry">
     <rect>
      <x>940</x>
      <y>470</y>
      <width>211</width>
      <height>223</height>
     </rect>
    </property>
    <layout class="QVBoxLayout" name="verticalLayout_4">
     <item>
      <widget class="QTextBrowser" name="textFinalTime">
       <property name="sizePolicy">
        <sizepolicy hsizetype="Expanding" vsizetype="Maximum">
         <horstretch>0</horstretch>
         <verstretch>0</verstretch>
        </sizepolicy>
       </property>
       <property name="maximumSize">
        <size>
         <width>16777215</width>
         <height>50</height>
        </size>
       </property>
       <property name="html">
        <string>&lt;!DOCTYPE HTML PUBLIC &quot;-//W3C//DTD HTML 4.0//EN&quot; &quot;http://www.w3.org/TR/REC-html40/strict.dtd&quot;&gt;
&lt;html&gt;&lt;head&gt;&lt;meta name=&quot;qrichtext&quot; content=&quot;1&quot; /&gt;&lt;style type=&quot;text/css&quot;&gt;
p, li { white-space: pre-wrap; }
&lt;/style&gt;&lt;/head&gt;&lt;body style=&quot; font-family:'MS Shell Dlg 2'; font-size:8.25pt; font-weight:400; font-style:normal;&quot;&gt;
&lt;p style=&quot; margin-top:0px; margin-bottom:0px; margin-left:0px; margin-right:0px; -qt-block-indent:0; text-indent:0px;&quot;&gt;&lt;span style=&quot; font-size:14pt;&quot;&gt;Финальное время&lt;/span&gt;&lt;/p&gt;&lt;/body&gt;&lt;/html&gt;</string>
       </property>
      </widget>
     </item>
     <item>
      <widget class="QTextEdit" name="inputFinalTime">
       <property name="maximumSize">
        <size>
         <width>16777215</width>
         <height>50</height>
        </size>
       </property>
      </widget>
     </item>
     <item>
      <widget class="QTextBrowser" name="textFinalTimeWithPenalty">
       <property name="maximumSize">
        <size>
         <width>16777215</width>
         <height>50</height>
        </size>
       </property>
       <property name="html">
        <string>&lt;!DOCTYPE HTML PUBLIC &quot;-//W3C//DTD HTML 4.0//EN&quot; &quot;http://www.w3.org/TR/REC-html40/strict.dtd&quot;&gt;
&lt;html&gt;&lt;head&gt;&lt;meta name=&quot;qrichtext&quot; content=&quot;1&quot; /&gt;&lt;style type=&quot;text/css&quot;&gt;
p, li { white-space: pre-wrap; }
&lt;/style&gt;&lt;/head&gt;&lt;body style=&quot; font-family:'MS Shell Dlg 2'; font-size:8.25pt; font-weight:400; font-style:normal;&quot;&gt;
&lt;p style=&quot; margin-top:0px; margin-bottom:0px; margin-left:0px; margin-right:0px; -qt-block-indent:0; text-indent:0px;&quot;&gt;&lt;span style=&quot; font-size:14pt;&quot;&gt;Время с штрафами&lt;/span&gt;&lt;/p&gt;&lt;/body&gt;&lt;/html&gt;</string>
       </property>
      </widget>
     </item>
     <item>
      <widget class="QTextBrowser" name="FinalTimeWithPenalty">
       <property name="sizePolicy">
        <sizepolicy hsizetype="Expanding" vsizetype="Maximum">
         <horstretch>0</horstretch>
         <verstretch>0</verstretch>
        </sizepolicy>
       </property>
       <property name="maximumSize">
        <size>
         <width>16777215</width>
         <height>50</height>
        </size>
       </property>
      </widget>
     </item>
    </layout>
   </widget>
   <widget class="QPushButton" name="pushButton_3">
    <property name="geometry">
     <rect>
      <x>490</x>
      <y>650</y>
      <width>171</width>
      <height>51</height>
     </rect>
    </property>
    <property name="font">
     <font>
      <pointsize>12</pointsize>
     </font>
    </property>
    <property name="text">
     <string>Сброс данных</string>
    </property>
   </widget>
   <widget class="QPushButton" name="pushButton_4">
    <property name="geometry">
     <rect>
      <x>670</x>
      <y>650</y>
      <width>111</width>
      <height>51</height>
     </rect>
    </property>
    <property name="font">
     <font>
      <pointsize>12</pointsize>
     </font>
    </property>
    <property name="text">
     <string>Рейтинг</string>
    </property>
   </widget>
  </widget>
  <widget class="QMenuBar" name="menubar">
   <property name="geometry">
    <rect>
     <x>0</x>
     <y>0</y>
     <width>1920</width>
     <height>20</height>
    </rect>
   </property>
  </widget>
  <widget class="QStatusBar" name="statusbar"/>
 </widget>
 <resources/>
 <connections/>
</ui>
